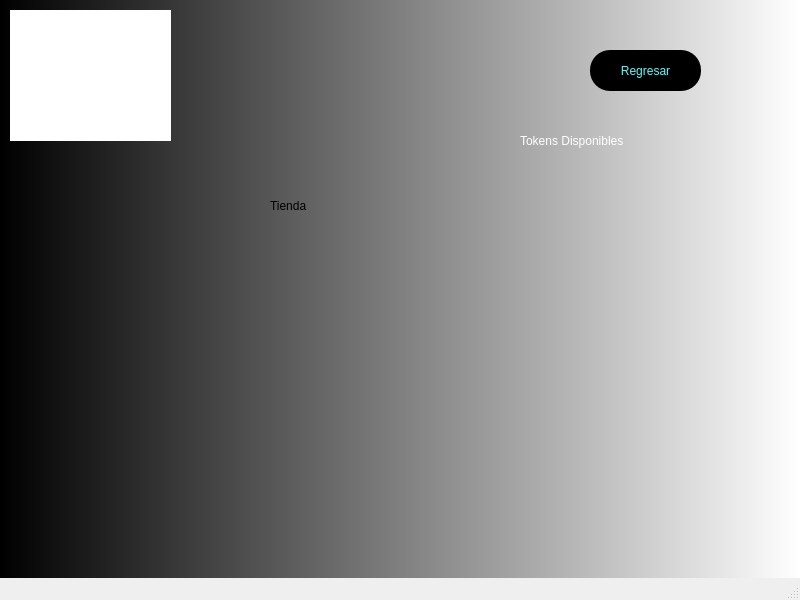
<?xml version="1.0" encoding="UTF-8"?>
<ui version="4.0">
 <class>MainWindow</class>
 <widget class="QMainWindow" name="MainWindow">
  <property name="geometry">
   <rect>
    <x>0</x>
    <y>0</y>
    <width>800</width>
    <height>600</height>
   </rect>
  </property>
  <property name="windowTitle">
   <string>MainWindow</string>
  </property>
  <property name="styleSheet">
   <string notr="true">QWidget#centralwidget{
background-color: qlineargradient(spread:pad, x1:0, y1:0, x2:1, y2:0, stop:0 rgba(0, 0, 0, 255), stop:1 rgba(255, 255, 255, 255));}</string>
  </property>
  <widget class="QWidget" name="centralwidget">
   <widget class="QLabel" name="label_4">
    <property name="geometry">
     <rect>
      <x>10</x>
      <y>10</y>
      <width>161</width>
      <height>131</height>
     </rect>
    </property>
    <property name="styleSheet">
     <string notr="true">background-color: rgb(255, 255, 255);</string>
    </property>
    <property name="text">
     <string/>
    </property>
    <property name="pixmap">
     <pixmap>../Imagenes/1.png</pixmap>
    </property>
    <property name="scaledContents">
     <bool>true</bool>
    </property>
   </widget>
   <widget class="QPushButton" name="pushButton">
    <property name="geometry">
     <rect>
      <x>590</x>
      <y>50</y>
      <width>111</width>
      <height>41</height>
     </rect>
    </property>
    <property name="styleSheet">
     <string notr="true">background-color: rgb(0, 0, 0);
color: rgb(85, 255, 255);
border-radius:20px;</string>
    </property>
    <property name="text">
     <string>Regresar</string>
    </property>
   </widget>
   <widget class="QLabel" name="label_3">
    <property name="geometry">
     <rect>
      <x>520</x>
      <y>130</y>
      <width>211</width>
      <height>21</height>
     </rect>
    </property>
    <property name="styleSheet">
     <string notr="true">font: 87 12pt &quot;Arial Black&quot;;
color: rgb(255, 255, 255);</string>
    </property>
    <property name="text">
     <string>Tokens Disponibles</string>
    </property>
   </widget>
   <widget class="QLabel" name="label">
    <property name="geometry">
     <rect>
      <x>270</x>
      <y>160</y>
      <width>241</width>
      <height>91</height>
     </rect>
    </property>
    <property name="styleSheet">
     <string notr="true">font: 87 48pt &quot;Arial Black&quot;;</string>
    </property>
    <property name="text">
     <string>Tienda</string>
    </property>
   </widget>
  </widget>
  <widget class="QMenuBar" name="menubar">
   <property name="geometry">
    <rect>
     <x>0</x>
     <y>0</y>
     <width>800</width>
     <height>21</height>
    </rect>
   </property>
  </widget>
  <widget class="QStatusBar" name="statusbar"/>
 </widget>
 <resources/>
 <connections/>
</ui>
